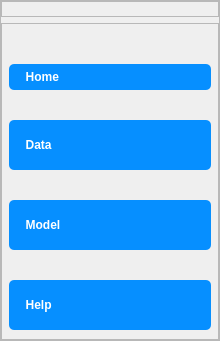
        <widget class="QFrame" name="sideBar">
         <property name="minimumSize">
          <size>
           <width>220</width>
           <height>0</height>
          </size>
         </property>
         <property name="maximumSize">
          <size>
           <width>220</width>
           <height>16777215</height>
          </size>
         </property>
         <property name="styleSheet">
          <string notr="true">

QPushButton {
    color: white;                      /* Text color */
    border-radius: 5px;                /* Rounded corners */
    padding: 6px 12px;                 /* Padding inside button */
    font-weight: bold;                 /* Bold text */
	background-color:#068fff;
	font:  15pt &quot;Calibri&quot;;
  padding-left: 10px; /* Add padding for spacing */
    padding-right: 0px; /* Remove right padding to avoid extra space */
    text-align: left; /* Align text and image to the left */


}
QPushButton:hover {
    background-color: #067EE0;  
	color:#fff;       /* Slightly darker color on hover */
}

QPushButton:pressed {
       /* Darken the border further when pressed */
    padding-left: 14px;                /* Slight movement for press effect */
    padding-top: 6px;                  /* Slight movement for press effect */
}</string>
         </property>
         <property name="frameShape">
          <enum>QFrame::StyledPanel</enum>
         </property>
         <property name="frameShadow">
          <enum>QFrame::Raised</enum>
         </property>
         <layout class="QVBoxLayout" name="verticalLayout">
          <property name="leftMargin">
           <number>0</number>
          </property>
          <property name="topMargin">
           <number>0</number>
          </property>
          <property name="rightMargin">
           <number>0</number>
          </property>
          <property name="bottomMargin">
           <number>0</number>
          </property>
          <item>
           <widget class="QFrame" name="frame">
            <property name="maximumSize">
             <size>
              <width>16777215</width>
              <height>80</height>
             </size>
            </property>
            <property name="frameShape">
             <enum>QFrame::StyledPanel</enum>
            </property>
            <property name="frameShadow">
             <enum>QFrame::Raised</enum>
            </property>
            <layout class="QHBoxLayout" name="horizontalLayout_3">
             <property name="leftMargin">
              <number>20</number>
             </property>
             <property name="topMargin">
              <number>0</number>
             </property>
             <property name="rightMargin">
              <number>20</number>
             </property>
             <property name="bottomMargin">
              <number>0</number>
             </property>
             <item>
              <widget class="QLabel" name="label">
               <property name="text">
                <string/>
               </property>
               <property name="pixmap">
                <pixmap>:/images/images/logo.png</pixmap>
               </property>
               <property name="scaledContents">
                <bool>true</bool>
               </property>
              </widget>
             </item>
            </layout>
           </widget>
          </item>
          <item alignment="Qt::AlignTop">
           <widget class="QFrame" name="fameSideBarButtons">
            <property name="styleSheet">
             <string notr="true"/>
            </property>
            <property name="frameShape">
             <enum>QFrame::StyledPanel</enum>
            </property>
            <property name="frameShadow">
             <enum>QFrame::Raised</enum>
            </property>
            <layout class="QVBoxLayout" name="verticalLayout_2">
             <property name="spacing">
              <number>30</number>
             </property>
             <property name="leftMargin">
              <number>7</number>
             </property>
             <property name="topMargin">
              <number>40</number>
             </property>
             <property name="rightMargin">
              <number>7</number>
             </property>
             <item>
              <widget class="QPushButton" name="btnHome">
               <property name="minimumSize">
                <size>
                 <width>0</width>
                 <height>0</height>
                </size>
               </property>
               <property name="cursor">
                <cursorShape>PointingHandCursor</cursorShape>
               </property>
               <property name="layoutDirection">
                <enum>Qt::LeftToRight</enum>
               </property>
               <property name="styleSheet">
                <string notr="true"/>
               </property>
               <property name="text">
                <string>  Home</string>
               </property>
               <property name="icon">
                <iconset resource="resources.qrc">
                 <normaloff>:/images/images/icons/icons8-home-50.png</normaloff>:/images/images/icons/icons8-home-50.png</iconset>
               </property>
               <property name="iconSize">
                <size>
                 <width>30</width>
                 <height>30</height>
                </size>
               </property>
              </widget>
             </item>
             <item>
              <widget class="QPushButton" name="btnData">
               <property name="minimumSize">
                <size>
                 <width>0</width>
                 <height>50</height>
                </size>
               </property>
               <property name="cursor">
                <cursorShape>PointingHandCursor</cursorShape>
               </property>
               <property name="layoutDirection">
                <enum>Qt::LeftToRight</enum>
               </property>
               <property name="autoFillBackground">
                <bool>false</bool>
               </property>
               <property name="text">
                <string>  Data</string>
               </property>
               <property name="icon">
                <iconset resource="resources.qrc">
                 <normaloff>:/images/images/icons/icons8-table-50.png</normaloff>:/images/images/icons/icons8-table-50.png</iconset>
               </property>
               <property name="iconSize">
                <size>
                 <width>30</width>
                 <height>30</height>
                </size>
               </property>
              </widget>
             </item>
             <item>
              <widget class="QPushButton" name="btnModel">
               <property name="minimumSize">
                <size>
                 <width>0</width>
                 <height>50</height>
                </size>
               </property>
               <property name="cursor">
                <cursorShape>PointingHandCursor</cursorShape>
               </property>
               <property name="text">
                <string>  Model</string>
               </property>
               <property name="icon">
                <iconset resource="resources.qrc">
                 <normaloff>:/images/images/icons/icons8-machine-learning-50.png</normaloff>:/images/images/icons/icons8-machine-learning-50.png</iconset>
               </property>
               <property name="iconSize">
                <size>
                 <width>30</width>
                 <height>30</height>
                </size>
               </property>
              </widget>
             </item>
             <item>
              <widget class="QPushButton" name="btnHelp">
               <property name="minimumSize">
                <size>
                 <width>0</width>
                 <height>50</height>
                </size>
               </property>
               <property name="cursor">
                <cursorShape>PointingHandCursor</cursorShape>
               </property>
               <property name="text">
                <string>  Help</string>
               </property>
               <property name="icon">
                <iconset resource="resources.qrc">
                 <normaloff>:/images/images/icons/icons8-help-50.png</normaloff>:/images/images/icons/icons8-help-50.png</iconset>
               </property>
               <property name="iconSize">
                <size>
                 <width>30</width>
                 <height>30</height>
                </size>
               </property>
              </widget>
             </item>
            </layout>
           </widget>
          </item>
         </layout>
        </widget>
